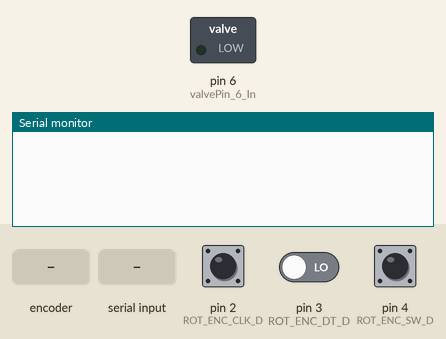
This sketch was run on a simulated Arduino Uno, built with avr-gcc and run on an emulated ATmega328P. Shown: switched loads named in the sketch (green lamp = pin HIGH), the last lines printed to the serial monitor. Inputs (shaded band) come from the test bench; at power-on: pin 4 (ROT_ENC_SW_D) HIGH, pin 2 (ROT_ENC_CLK_D) HIGH, pin 3 (ROT_ENC_DT_D) LOW.

Above: at 1.2 s.
1.3 s: rotary encoder on pin 2 (ROT_ENC_CLK_D) / pin 3 (ROT_ENC_DT_D) turned 1 step (first pin leading)
At 2.6 s:
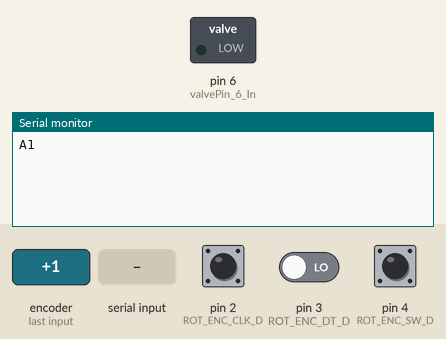
3.0 s: pin 4 (ROT_ENC_SW_D) pulled LOW for 0.15 s
At 3.3 s:
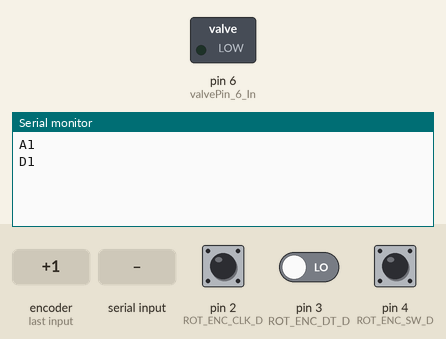
4.6 s: "L90\n" received over Serial
At 5.8 s:
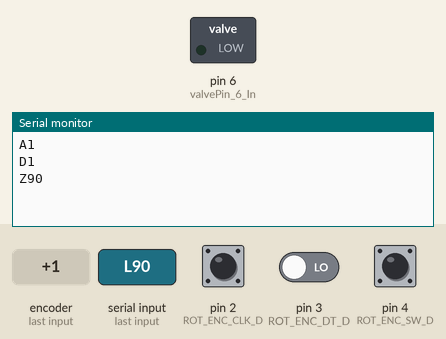
6.1 s: "L,45\n" received over Serial
At 7.2 s:
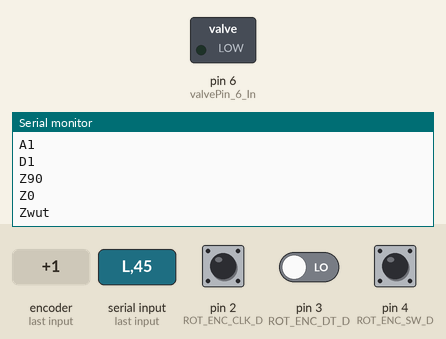

The sketch:

FlowTests.ino
```cpp
#define valvePin_6_In 6  // TEMP

#define ROT_ENC_CLK_D 2
#define ROT_ENC_DT_D 3
#define ROT_ENC_SW_D 4

bool flow = false;

int counter_D = 0;
int currentStateCLK_D;
int lastStateCLK_D;

unsigned long lastButtonPress = 0;

int buttonState = 0;
boolean pressed = false;

char rotaryHeaders[] = {'A', 'B', 'C', 'D'};          // Headers for the rotary encoders and the button
char flowHeaders[] = {'J', 'K'};                      // Headers for the flow sensors

unsigned long volume_Old_A = 0;

unsigned long loopTimer;
unsigned long loopTimer2;

void setup()
{
  pinMode(valvePin_6_In, OUTPUT);
  digitalWrite(valvePin_6_In, LOW);

  // Set encoder pins as inputs and calibrate the last state
  pinMode(ROT_ENC_CLK_D, INPUT);
  pinMode(ROT_ENC_DT_D, INPUT);
  pinMode(ROT_ENC_SW_D, INPUT_PULLUP);

  lastStateCLK_D = digitalRead(ROT_ENC_CLK_D);

  // Setup Serial Monitor
  Serial.begin(9600);

  // Read the initial state of CLK
  lastStateCLK_D = digitalRead(ROT_ENC_CLK_D);

  loopTimer = millis();
  loopTimer2 = millis();
}

void loop ()
{
  encoderReaderDay();                                             // Run the rotary encoder for the day selector
  buttonDetection();                                              // Check if the button is pressed
  flowSendData();

  if (Serial.available() > 0) {                                   // If serial data is available for reading
    String recievedData = Serial.readStringUntil('\n');             // Save the string until the break
    readData(recievedData);                                                   // Execute the method to read the data
  }
  delay(1);
}

void readData(String passedData) {                                                 // Read the data
  String recievedData = passedData;             // Save the string until the break
  char recieveHeader = recievedData.charAt(0);                    // Check the header
  recievedData.remove(0, 1);                                      // Remove the header
  int data = recievedData.toInt();                                // Transate the remaining string to an int
  //Serial.println("Header Onbekend");
  switch (recieveHeader) {
    case 'L':
      Serial.print('Z');
      Serial.println(data);
      if (data == 1) {
        digitalWrite(valvePin_6_In, HIGH);
        digitalWrite(8, LOW);
        flow = true;
      }
      if (data == 0) {
        digitalWrite(valvePin_6_In, LOW);
        digitalWrite(8, HIGH);
        flow = false;
        Serial.print('Z');
        Serial.println("wut");
      }
      break;
  }
}

void buttonDetection() {
  // Read the button state
  int btnState = digitalRead(ROT_ENC_SW_D);

  //If we detect LOW signal, button is pressed
  if (btnState == LOW) {
    //if 50ms have passed since last LOW pulse, it means that the
    //button has been pressed, released and pressed again
    if (millis() - lastButtonPress > 50 && !pressed) {
      buttonState++;
      Serial.print(rotaryHeaders[3]);
      Serial.println(buttonState);
      pressed = true;
    }
    // Remember last button press event
    lastButtonPress = millis();
  } else {
    pressed = false;
  }
}

void encoderReaderDay() {
  // Read the current state of CLK
  currentStateCLK_D = digitalRead(ROT_ENC_CLK_D);

  // If last and current state of CLK are different, then pulse occurred
  // React to only 1 state change to avoid double count
  if (currentStateCLK_D != lastStateCLK_D  && currentStateCLK_D == 1) {
    // If the DT state is different than the CLK state then
    // the encoder is rotating CCW so decrement
    if (digitalRead(ROT_ENC_DT_D) != currentStateCLK_D) {
      counter_D ++;
    } else { // Encoder is rotating CW so increment
      counter_D --;
    }
    Serial.print(rotaryHeaders[0]);
    Serial.println(counter_D);
  }
  // Remember last CLK state
  lastStateCLK_D = currentStateCLK_D;
}


void flowSendData () {

  if (flow == true) {
    if (loopTimer2 + 10 < millis()) {
      volume_Old_A++;
      loopTimer2 = millis();
    }
    if (loopTimer + 200 < millis()) {
      Serial.print('J');
      Serial.println(volume_Old_A);
      loopTimer = millis();
    }
  }
}
```

Measured:
- after the input at 1.3 s, the serial monitor: prints a new line after 0.05 s (image 1)
- after the input at 3.0 s, the serial monitor: prints a new line at once (image 2)
- after the input at 4.6 s, the serial monitor: prints a new line at once (image 3)
- after the input at 6.1 s, the serial monitor: prints a new line at once (image 4)
